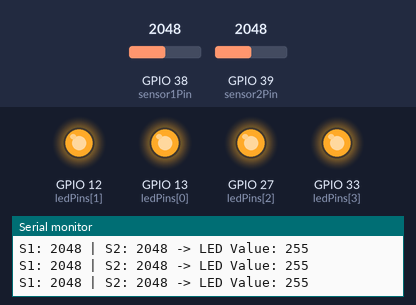
Bench run of a sketch on a simulated ESP32. Parts: output pins drawn as LEDs (lit = HIGH), the last lines printed to the serial monitor. The test bench sets the inputs (shaded band); at power-on: GPIO 38 (sensor1Pin) = 2048, GPIO 39 (sensor2Pin) = 2048.

Above: at 1.2 s.
1.3 s: GPIO 38 (sensor1Pin) set to 1942
At 2.0 s:
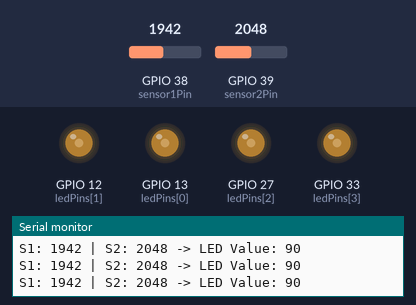
2.8 s: GPIO 39 (sensor2Pin) set to 1952
At 3.3 s:
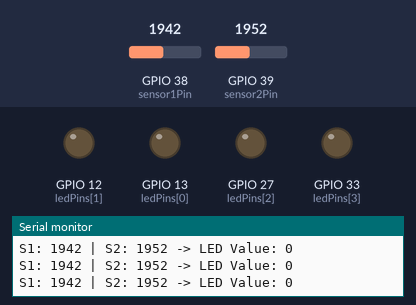
4.3 s: GPIO 39 (sensor2Pin) set to 2040
At 5.5 s:
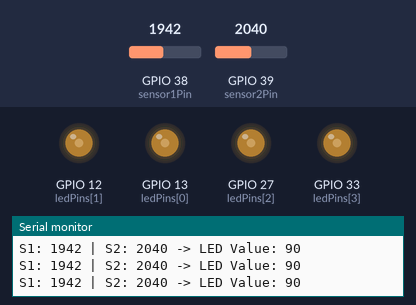
5.8 s: GPIO 38 (sensor1Pin) set to 2040
At 6.8 s:
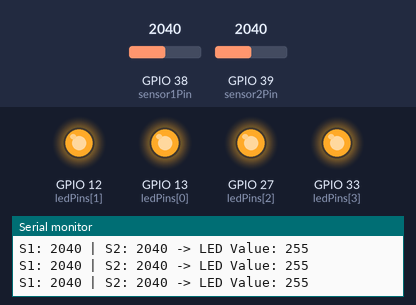
7.3 s: GPIO 38 (sensor1Pin) set to 1960
At 8.0 s:
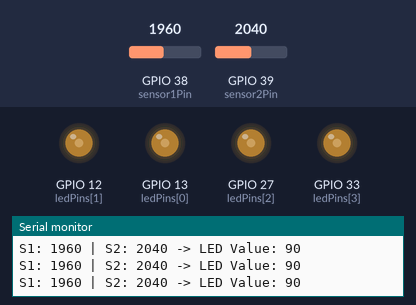
Timing chart, 0 to 9.8 s (numbered marks = the images above; inputs shaded):
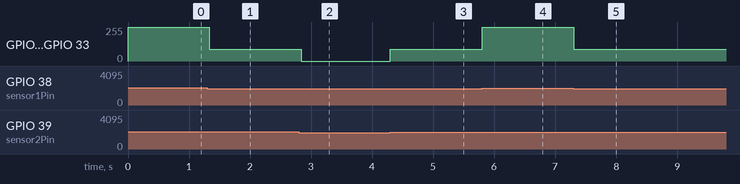

The sketch:

SURROUND.ino
```cpp
/*
  Adafruit Feather ESP32 v2
  Controls 10 LEDs using 2 pressure sensors
  - 0 sensors pressed -> Off (0)
  - 1 sensor pressed  -> Half brightness (90)
  - 2 sensors pressed -> Full brightness (255)
*/

// analog input pins on the Feather ESP32 (Pins A2 and A3)
const int sensor1Pin = A2;
const int sensor2Pin = A3;

// 4 pins driving the 10 LEDs
const int ledPins[4] = {13, 12, 27, 33};
const int numPins = 4;

// pressure detection threshold
const int pressureThreshold = 2000;

const int brightnessOff = 0;
const int brightnessHalf = 90;   // 50% brightness
const int brightnessFull = 255;  // 100% brightness

void setup() {
  Serial.begin(9600);

  // configure LED pins as outputs
  for (int i = 0; i < numPins; i++) {
    pinMode(ledPins[i], OUTPUT);
  }
}

void loop() {
  // read ADC values (0 - 4095)
  int sensor1Value = analogRead(sensor1Pin);
  int sensor2Value = analogRead(sensor2Pin);

  bool isSensor1Pressed = (sensor1Value >= pressureThreshold);
  bool isSensor2Pressed = (sensor2Value >= pressureThreshold);

  int ledValue = brightnessOff;

  // determine brightness based on how many sensors are triggered
  if (isSensor1Pressed && isSensor2Pressed) {
    ledValue = brightnessFull; // two sensors pressed -> Full brightness
  } else if (isSensor1Pressed || isSensor2Pressed) {
    ledValue = brightnessHalf; // one sensor pressed -> Half brightness
  } else {
    ledValue = brightnessOff;  // zero pressure pressed -> Turn off
  }

  // write PWM signal to all target GPIO pins
  for (int i = 0; i < numPins; i++) {
    analogWrite(ledPins[i], ledValue);
  }

  // debugging output for the Serial Monitor
  Serial.print("S1: ");
  Serial.print(sensor1Value);
  Serial.print(" | S2: ");
  Serial.print(sensor2Value);
  Serial.print(" -> LED Value: ");
  Serial.println(ledValue);

  delay(20);
}
```

Measured:
- the behaviour switches between 2000 and 1999 on GPIO 38 (sensor1Pin) (found by bisection; images 0 and 1)
- the behaviour switches between 2000 and 1999 on GPIO 39 (sensor2Pin) (found by bisection; images 1 and 2)
- after the input at 1.3 s, GPIO 12 (ledPins[1]), GPIO 13 (ledPins[0]), GPIO 27 (ledPins[2]), GPIO 33 (ledPins[3]): 255/255 → 90/255 at once
- after the input at 2.8 s, GPIO 12 (ledPins[1]), GPIO 13 (ledPins[0]), GPIO 27 (ledPins[2]), GPIO 33 (ledPins[3]): 90/255 → 0/255 at once
- after the input at 4.3 s, GPIO 12 (ledPins[1]), GPIO 13 (ledPins[0]), GPIO 27 (ledPins[2]), GPIO 33 (ledPins[3]): 0/255 → 90/255 at once
- after the input at 5.8 s, GPIO 12 (ledPins[1]), GPIO 13 (ledPins[0]), GPIO 27 (ledPins[2]), GPIO 33 (ledPins[3]): 90/255 → 255/255 at once
- after the input at 7.3 s, GPIO 12 (ledPins[1]), GPIO 13 (ledPins[0]), GPIO 27 (ledPins[2]), GPIO 33 (ledPins[3]): 255/255 → 90/255 at once
